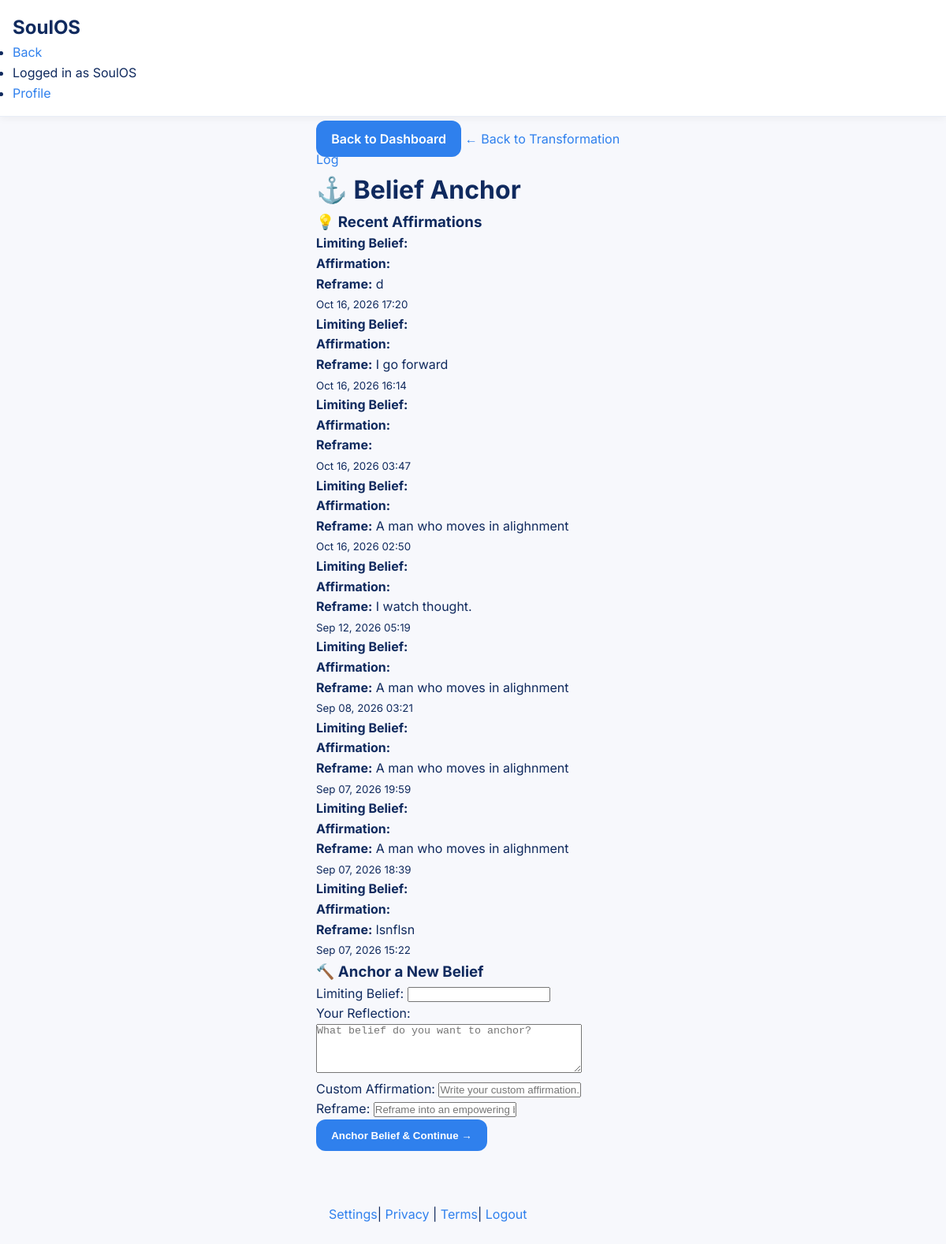
Page /core-healing-path/stage/belief-anchor/ (signed in) on the committed database.
### Core_healing_path/models.py (models this page shows, shortened)
class HealingLog(models.Model):
    user = models.ForeignKey(
        User, on_delete=models.CASCADE, related_name="healing_logs"
    )
    stage = models.CharField(max_length=50, choices=STAGE_CHOICES)
    entry = models.TextField()
    intensity = models.PositiveSmallIntegerField(default=5)
    trigger = models.CharField(max_length=100, blank=True)
    emotion = models.CharField(max_length=100, blank=True)
    limiting_belief = models.CharField(max_length=255, blank=True)
    custom_affirmation = models.CharField(max_length=255, blank=True)
    reframe = models.CharField(max_length=255, blank=True)
    coping_strategy = models.CharField(max_length=100, blank=True)
    ritual = models.CharField(max_length=100, blank=True)
    gratitude_notes = models.TextField(blank=True)
    insight_type = models.CharField(max_length=100, blank=True)
    clarity_notes = models.TextField(blank=True)
    awareness_type = models.CharField(max_length=20, blank=True)
    parent_log = models.ForeignKey(
        "self",
        on_delete=models.SET_NULL,
        null=True,
        blank=True,
        related_name="awareness_entries",
    )
    created_at = models.DateTimeField(default=timezone.now)
    class Meta:
        ordering = ["-created_at"]

### Core_healing_path/views.py (the view)
@login_required
def stage_view(request, stage_key):
    stage_name = dict(STAGE_CHOICES).get(stage_key, stage_key)
    if request.method == "POST":
        form_class = FORM_MAP.get(stage_key)
        if not form_class:
            return redirect("core_healing_path_dashboard")
        form = form_class(request.POST)
        if form.is_valid():
            log = form.save(commit=False)
            log.user = request.user
            log.stage = stage_key
            if stage_key == "awareness_lens":
                log.parent_log_id = request.POST.get("parent_log")
            log.save()
            profile = get_or_create_profile(request.user)
            if stage_key == "tension_observer":
                journey = TransformationJourney.objects.create(
                    user=request.user,
                    tension_log=log,
                    current_stage=stage_key,
                    status="active",
                )
                JourneyStage.objects.create(journey=journey, stage=stage_key, log=log)
                advance_journey(journey, log)
                next_stage = get_next_stage(stage_key)
                if next_stage:
                    return redirect(
                        reverse(STAGE_URL_MAP[next_stage]) + f"?tension_log_id={log.id}"
                    )
                return redirect("core_healing_path_dashboard")
            else:
                active_journey = get_active_journey(request.user)
                if active_journey and active_journey.current_stage == stage_key:
                    advance_journey(active_journey, log)
                    if stage_key == "clarity_flow":
                        active_journey.status = "completed"
                        active_journey.completed_at = timezone.now()
                        active_journey.save()
                next_stage = get_next_stage(stage_key)
                if next_stage:
                    return redirect(reverse(STAGE_URL_MAP[next_stage]))
                return redirect("core_healing_path_dashboard")
    else:
        form_class = FORM_MAP.get(stage_key, TensionObserverForm)
        form = form_class(initial={"stage": stage_key})
    logs = HealingLog.objects.filter(user=request.user, stage=stage_key)[:20]
    suggestion = ""
    if stage_key == "thought_analyzer" and logs:
        suggestion = get_stage_suggestion(logs[0])
    tension_log = None
    if stage_key == "awareness_lens":
        tension_log_id = request.GET.get("tension_log_id")
        if tension_log_id:
            tension_log = HealingLog.objects.filter(
                id=tension_log_id, user=request.user, stage="tension_observer"
            ).first()
    context = {
        "stage_key": stage_key,
        "stage_name": stage_name,
        "healing_prompt": HEALING_PROMPTS.get(stage_key, ""),
        "form": form,
        "logs": logs,
        "suggestion": suggestion,
        "stage_choices": STAGE_CHOICES,
        "current_stage_index": TRANSFORMATION_ORDER.index(stage_key),
        "total_stages": len(TRANSFORMATION_ORDER),
        "next_stage_url": STAGE_URL_MAP.get(get_next_stage(stage_key))
        if get_next_stage(stage_key)
        else None,
        "tension_log": tension_log,
    }
    return render(request, f"core_healing_path/stage_{stage_key}.html", context)

### Core_healing_path/forms.py
class BeliefAnchorForm(forms.ModelForm):
    limiting_belief = forms.CharField(
        label="Limiting Belief",
        max_length=255,
        required=False,
        widget=EditableSelect(
            choices=LIMITING_BELIEF_CHOICES, attrs={"class": "form-control"}
        ),
    )
    class Meta:
        model = HealingLog
        fields = ["stage", "entry", "limiting_belief", "custom_affirmation", "reframe"]
        widgets = {
            "stage": forms.HiddenInput(),
            "entry": forms.Textarea(
                attrs={
                    "class": "form-control",
                    "rows": 4,
                    "placeholder": "What belief do you want to anchor?",
                }
            ),
            "custom_affirmation": forms.TextInput(
                attrs={
                    "class": "form-control",
                    "placeholder": "Write your custom affirmation...",
                }
            ),
            "reframe": forms.TextInput(
                attrs={
                    "class": "form-control",
                    "placeholder": "Reframe into an empowering belief...",
                }
            ),
        }

### Core_healing_path/forms.py (called while the page is built)
    def render(self, name, value, attrs=None, renderer=None):
        final_attrs = self.build_attrs(attrs, extra_attrs={"type": self.input_type})
        final_attrs["list"] = f"datalist_{name}"
        input_html = super().render(name, value, final_attrs, renderer)
        options_html = "".join(
            f'<option value="{v}">{l}</option>' for v, l in self.choices if v
        )
        return mark_safe(
            f'{input_html}<datalist id="datalist_{name}">{options_html}</datalist>'
        )

### Core_healing_path/views.py (called while the page is built)
def get_next_stage(current_stage):
    try:
        idx = TRANSFORMATION_ORDER.index(current_stage)
        if idx < len(TRANSFORMATION_ORDER) - 1:
            return TRANSFORMATION_ORDER[idx + 1]
    except ValueError:
        pass
    return None

### templates/core_healing_path/stage_belief_anchor.html (shortened to what this page needs)
{% extends "base.html" %}
{% load static %}
{% block content %}
<a href="{% url 'core_healing_path:transformation_log' %}">← Back to Transformation Log</a>
<div class="card">
    <h1>⚓ Belief Anchor</h1>
</div>
{% if logs %}
<div class="card">
    <h3>💡 Recent Affirmations</h3>
    {% for log in logs %}
        <div class="form-group">
            <p><strong>Limiting Belief:</strong> {{ log.limiting_belief }}</p>
            <p><strong>Affirmation:</strong> {{ log.custom_affirmation }}</p>
            <p><strong>Reframe:</strong> {{ log.reframe }}</p>
            <small>{{ log.created_at|date:"M d, Y H:i" }}</small>
        </div>
    {% endfor %}
</div>
{% endif %}
<div class="card">
    <h3>🔨 Anchor a New Belief</h3>
    <form method="post" action="{% url 'core_healing_path:log_belief_anchor' %}">
        <div class="form-group">
            <label for="id_limiting_belief">Limiting Belief:</label>
            {{ form.limiting_belief }}
        </div>
        <div class="form-group">
            <label for="id_entry">Your Reflection:</label>
            {{ form.entry }}
        </div>
        <div class="form-group">
            <label for="id_custom_affirmation">Custom Affirmation:</label>
            {{ form.custom_affirmation }}
        </div>
        <div class="form-group">
            <label for="id_reframe">Reframe:</label>
            {{ form.reframe }}
        </div>
        <button type="submit" class="btn btn-primary form-submit-btn">Anchor Belief & Continue →</button>
    </form>
</div>
{% endblock %}

### templates/base.html (shortened to what this page needs)
{% load static %}
<!DOCTYPE html>
<html lang="en">
<head>
    <link rel="stylesheet" href="{% static 'css/healing-styles.css' %}">
</head>
<body>
    <header>
        <nav class="navbar">
            <div class="navbar-container">
                <a href="{% if user.is_authenticated %}{% url 'dashboard_app:home' %}{% else %}{% url 'index' %}{% endif %}" class="navbar-brand">SoulOS</a>
                <ul class="navbar-nav">
                    {% if user.is_authenticated %}
                        <li><a href="{% url 'dashboard_app:home' %}">Back</a></li>
                        <li><span>Logged in as {{ user.username }}</span></li>
                        <li><a href="{% url 'profile_app:dashboard' %}">Profile</a></li>
                    {% endif %}
                </ul>
            </div>
        </nav>
    </header>
    <div class="container">
        {% if user.is_authenticated %}
            <a href="{% url 'dashboard_app:home' %}" class="btn back-btn">Back to Dashboard</a>
        {% endif %}
        {% block content %}{% endblock %}
    </div>
    <footer>
        <div class="container">
            {% if user.is_authenticated %}
                <a href="{% url 'settings_app:settings_dashboard' %}">Settings</a>|
                <a href="{% url 'legal:privacy' %}">Privacy</a> |
                <a href="{% url 'legal:terms' %}">Terms</a>|
                <a href="{% url 'logout' %}">Logout</a>
            {% endif %}
        </div>
    </footer>
</body>
</html>

### static/css/healing-styles.css (style rules this page uses)
:root { --bg-primary:#F7F8FC; --bg-secondary:#FFFFFF; --bg-card:#FFFFFF; --text-primary:#102A5E; --text-secondary:#6B7A99; --text-muted:#8A94A6; --accent:#2F80ED; --accent-hover:#233A57; --border:#E9EEF7; --shadow:rgba(0,0,0,.08); --radius:24px; --radius-sm:12px; }
* { margin:0; padding:0; box-sizing:border-box; }
body { background:var(--bg-primary); color:var(--text-primary); font-family:'Inter',sans-serif; line-height:1.6; min-height:100vh; }
.container { max-width:430px; margin:0 auto; padding:16px; }
a { color:var(--accent); text-decoration:none; }
.navbar { background:#fff; padding:16px; border-bottom:1px solid var(--border); box-shadow:0 2px 10px rgba(0,0,0,.05); }
.navbar-brand { font-size:1.5rem; font-weight:700; color:var(--text-primary); }
button, .btn { background:var(--accent); color:#fff; border:none; border-radius:12px; padding:.8rem 1.2rem; font-weight:600; cursor:pointer; }
footer { max-width:430px; margin:20px auto; padding:16px; }

### rows in the picture
HealingLog: reframe "d", created_at "Oct 16, 2026 17:20"
HealingLog: reframe "I go forward", created_at "Oct 16, 2026 16:14"
HealingLog: created_at "Oct 16, 2026 03:47"
HealingLog: reframe "A man who moves in alighnment", created_at "Oct 16, 2026 02:50"
HealingLog: reframe "I watch thought.", created_at "Sep 12, 2026 05:19"
HealingLog: reframe "A man who moves in alighnment", created_at "Sep 08, 2026 03:21"
HealingLog: reframe "A man who moves in alighnment", created_at "Sep 07, 2026 19:59"
HealingLog: reframe "A man who moves in alighnment", created_at "Sep 07, 2026 18:39"
HealingLog: reframe "lsnflsn", created_at "Sep 07, 2026 15:22"

### other values in the picture
{{ user.username }} "SoulOS"
